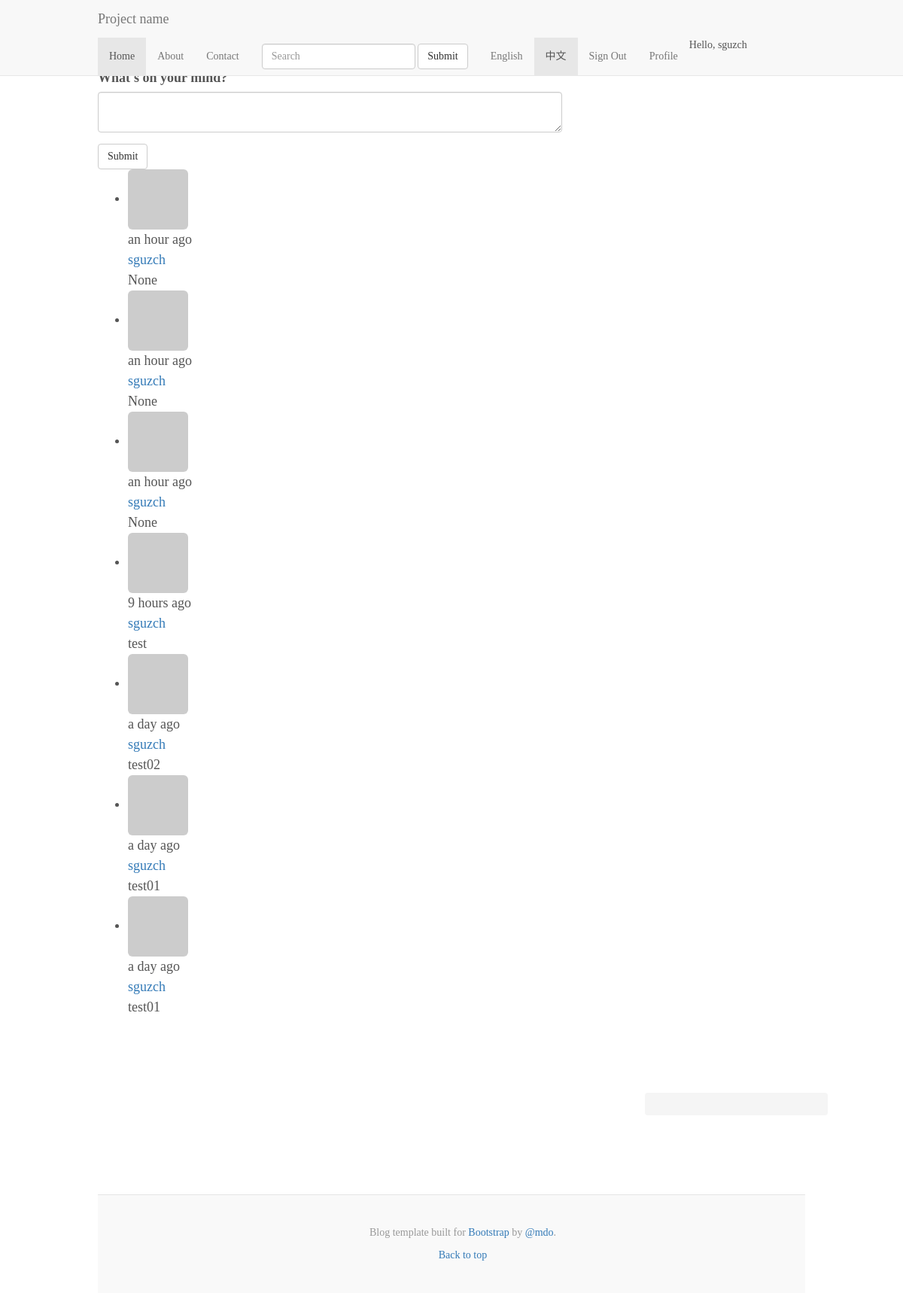
The page / (signed in) on the database its author committed.
### app/models.py (models this page shows, shortened)
class Post(db.Model):
    __tablename__ = 'posts'
    id = db.Column(db.Integer, primary_key=True)
    body = db.Column(db.Text)
    timestamp = db.Column(db.DateTime, index=True, default=datetime.utcnow)
    author_id = db.Column(db.Integer, db.ForeignKey('users.id'))

class User(UserMixin, db.Model):
    __tablename__ = 'users'
    id = db.Column(db.Integer, primary_key=True)
    email = db.Column(db.String(64), unique=True, index=True)
    username = db.Column(db.String(64), unique=True, index=True)
    password_hash = db.Column(db.String(128))
    role_id = db.Column(db.Integer, db.ForeignKey('roles.id'))
    confirmed = db.Column(db.Boolean, default=False)
    name = db.Column(db.String(64))
    location = db.Column(db.String(64))
    about_me = db.Column(db.Text())
    member_since = db.Column(db.DateTime(), default=datetime.utcnow)
    last_seen = db.Column(db.DateTime(), default=datetime.utcnow)
    avatar_hash = db.Column(db.String(32))
    posts = db.relationship('Post', backref='author', lazy='dynamic')
    @property
    def password(self):
        raise AttributeError('password is not a readable attribute')
    def can(self, permissions):
        return self.role is not None and \
	    (self.role.permissions & permissions) == permissions
    def ping(self):
        self.last_seen = datetime.utcnow()
	db.session.add(self)
	db.session.commit()
    def gravatar(self, size=100, default='identicon', rating='g'):
        if request.is_secure:
	    url = 'https://secure.gravatar.com/avatar'
	else:
	    url = 'http://www.gravatar.com/avatar'
	hash = hashlib.md5(self.email.encode('utf-8')).hexdigest()
	return '{url}/{hash}?s={size}&d={default}&r={rating}'.format(
	    url=url, hash=hash, size=size, default=default, rating=rating)

### app/main/views.py (the view)
@main.route('/', methods=['GET', 'POST'])
def index():
    form = PostForm()
    if current_user.can(Permission.WRITE_ARTICLES) and \
            form.validate_on_submit():
        post = Post(body=form.body.data,
                    author=current_user._get_current_object())
        db.session.add(post)
        db.session.commit()
    posts = Post.query.order_by(Post.timestamp.desc()).all()
    user = User.query.all()
    return render_template('index.html', form=form, posts=posts, user=user)

### app/main/forms.py
class PostForm(Form):
    body = TextAreaField("What's on your mind?", validators=[Required()])
    submit = SubmitField('Submit')

### app/auth/views.py (called while the page is built)
@auth.before_app_request
def before_request():
    if current_user.is_authenticated():
        current_user.ping()
        if not current_user.confirmed \
	        and request.endpoint[:5] != 'auth.':
	    return redirect(url_for('auth.unconfirmed'))

### app/main/__init__.py (called while the page is built)
@main.app_context_processor
def inject_permissions():
    return dict(Permission=Permission)

### app/models.py (called while the page is built)
@login_manager.user_loader
def loader_user(user_id):
    return User.query.get(int(user_id))

### app/templates/index.html (shortened to what this page needs)
{% extends "base.html" %}
{% import "bootstrap/wtf.html" as wtf %}
{% block body %}
  <div class="container">
    <div class="blog-header">
    <div>
    <div class="row">
      <div class="col-sm-8 blog-main">
        <div class="blog-post">
	  <h1>Test01!</h1>
	  <div>
	    {% if current_user.can(Permission.WRITE_ARTICLES) %}
	    {{ wtf.quick_form(form) }}
	    {% endif %}
	  </div>
	  <ul class="posts">
	    {% for post in posts %}
	    <li class="post">
	      <div class="profile_thumbnail">
	        <a href="{{ url_for('.user', username=post.author.username) }}">
		  <img class="img-rounded profile-thumbnail"
		    src="{{ post.author.gravatar(size=40) }}">
		</a>
	      </div>
	      <div class="post-date">{{ moment(post.timestamp).fromNow() }} </div>
	      <div class="post-author">
	        <a href="{{ url_for('.user', username=post.author.username) }}">
		  {{ post.author.username }}
		</a>
	      </div>
	      <div class="post-body">{{ post.body }}</div>
	  </li>
	  {% endfor %}
      </ul>
        </div>
      </div>
      <div class="col-sm-3 col-sm-offset-1 blog-sidebar">
      </div>
    </div>
  </div>
  {{ super() }}
{% endblock %}

### app/templates/base.html (shortened to what this page needs)
{% extends "bootstrap/base.html" %}
  {% block head %}
    {{ super() }}
    <link href="../static/blog.css" rel="stylesheet">
  {% endblock %}
  {% block body %}
    {{ super() }}
    {% block navbar %}
      <nav class="navbar navbar-default navbar-fixed-top">
        <div class="container">
          <div class="navbar-header">
	    <a class="navbar-brand" href="#">Project name</a>
	  </div>
	  <div id="navbar" class="navbar-collapse collapse">
	    <ul class="nav navbar-nav">
	      <li class="active"><a href="#">Home</a></li>
	      <li><a href="#about">About</a></li>
	      <li><a href="#contact">Contact</a></li>
	      <li>
	        <form class="navbar-form" role="search">
		  <div class="form-group">
		    <input type="text" class="form-control" placeholder="Search">
		  </div>
		  <button type="submit" class="btn btn-default">Submit</button>
		</form>
	      </li>
	      <ul class="nav navbar-nav navbar-right">
		Hello,
	        {% if current_user.is_authenticated() %}
		  {{ current_user.username }}
		<li><a href="{{ url_for('auth.logout') }}">Sign Out</a></li>
		<li>
		  <a href="{{ url_for('main.user', username=current_user.username) }}"> Profile
		  </a>
		</li>
		{% else %}
		  Stranger
		<li><a href="{{ url_for('auth.login') }}">Sign In</a></li>
		{% endif %}
	      </ul>
	      <li><a href="#">English</a></li>
	      <li class="active"><a href="#">中文 </a></li>
	    </ul>
	  </div>
	</div>
      </nav>
  {% endblock %}
    <div class="container">
      <div class="blog-header">
      </div>
      <div class="row">
        <div class="col-sm-8 blog-main">
        </div>
        <div class="col-sm-3 col-sm-offset-1 blog-sidebar">
          <div class="sidebar-module sidebar-module-inset">
          </div>
          <div class="sidebar-module">
          </div>
          <div class="sidebar-module">
          </div>
        </div>
      </div>
    </div>
    {% block foot %}
    <footer class="blog-footer">
      <div class="container">
      <p>Blog template built for <a href="http://getbootstrap.com">Bootstrap</a> by <a href="https://twitter.com/mdo">@mdo</a>.</p>
      <p>
        <a href="#">Back to top</a>
      </p>
      </div>
    </footer>
    {% endblock %}
  {% endblock %}

### app/static/blog.css (style rules this page uses)
body { font-family: Georgia, "Times New Roman", Times, serif; color: #555; }
h1, .h1, h2, .h2, h3, .h3, h4, .h4, h5, .h5, h6, .h6 { margin-top: 0; font-family: "Helvetica Neue", Helvetica, Arial, sans-serif; font-weight: normal; color: #333; }
@media (min-width: 1200px) { .container { width: 970px; } }
.blog-header { padding-top: 20px; padding-bottom: 20px; }
.blog-main { font-size: 18px; line-height: 1.5; }
.sidebar-module { padding: 15px; margin: 0 -15px 15px; }
.sidebar-module-inset { padding: 15px; background-color: #f5f5f5; border-radius: 4px; }
.blog-post { margin-bottom: 60px; }
.blog-footer { padding: 40px 0; color: #999; text-align: center; background-color: #f9f9f9; border-top: 1px solid #e5e5e5; }
.blog-footer p:last-child { margin-bottom: 0; }

### rows shown on the page
Post: timestamp "an hour ago", author.username "sguzch", body "None"
Post: timestamp "an hour ago", author.username "sguzch", body "None"
Post: timestamp "an hour ago", author.username "sguzch", body "None"
Post: timestamp "9 hours ago", author.username "sguzch", body "test"
Post: timestamp "a day ago", author.username "sguzch", body "test02"
Post: timestamp "a day ago", author.username "sguzch", body "test01"
Post: timestamp "a day ago", author.username "sguzch", body "test01"
User: username "sguzch"

### other values the page prints
{{ field.label(class="control-label")|safe }} "What's on your mind?"
